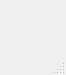
<?xml version="1.0" encoding="UTF-8"?>
<ui version="4.0">
 <class>MainWindow</class>
 <widget class="QMainWindow" name="MainWindow">
  <property name="geometry">
   <rect>
    <x>0</x>
    <y>0</y>
    <width>66</width>
    <height>75</height>
   </rect>
  </property>
  <property name="windowTitle">
   <string>MainWindow</string>
  </property>
  <widget class="QWidget" name="centralwidget">
   <layout class="QGridLayout" name="gridLayout">
    <item row="0" column="0">
     <widget class="QLabel" name="loadteam">
      <property name="text">
       <string>            </string>
      </property>
     </widget>
    </item>
   </layout>
  </widget>
  <widget class="QMenuBar" name="menubar">
   <property name="geometry">
    <rect>
     <x>0</x>
     <y>0</y>
     <width>66</width>
     <height>22</height>
    </rect>
   </property>
  </widget>
  <widget class="QStatusBar" name="statusbar"/>
 </widget>
 <resources/>
 <connections/>
</ui>
